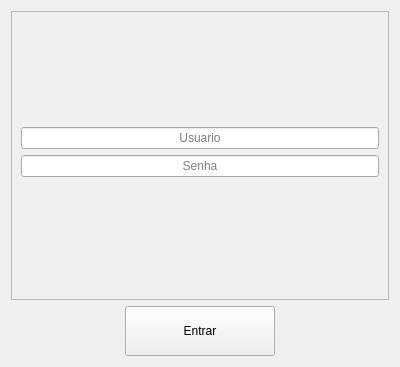
<?xml version="1.0" encoding="UTF-8"?>
<ui version="4.0">
 <class>Form</class>
 <widget class="QWidget" name="Form">
  <property name="geometry">
   <rect>
    <x>0</x>
    <y>0</y>
    <width>400</width>
    <height>367</height>
   </rect>
  </property>
  <property name="windowTitle">
   <string>Form</string>
  </property>
  <layout class="QVBoxLayout" name="verticalLayout_2">
   <item>
    <widget class="QFrame" name="frame">
     <property name="sizePolicy">
      <sizepolicy hsizetype="Preferred" vsizetype="Expanding">
       <horstretch>0</horstretch>
       <verstretch>0</verstretch>
      </sizepolicy>
     </property>
     <property name="frameShape">
      <enum>QFrame::StyledPanel</enum>
     </property>
     <property name="frameShadow">
      <enum>QFrame::Raised</enum>
     </property>
     <layout class="QHBoxLayout" name="horizontalLayout">
      <item>
       <layout class="QVBoxLayout" name="verticalLayout">
        <item>
         <widget class="QLabel" name="label_3">
          <property name="sizePolicy">
           <sizepolicy hsizetype="Preferred" vsizetype="Expanding">
            <horstretch>0</horstretch>
            <verstretch>0</verstretch>
           </sizepolicy>
          </property>
          <property name="minimumSize">
           <size>
            <width>0</width>
            <height>23</height>
           </size>
          </property>
          <property name="maximumSize">
           <size>
            <width>16777215</width>
            <height>100</height>
           </size>
          </property>
          <property name="text">
           <string/>
          </property>
         </widget>
        </item>
        <item>
         <widget class="QLineEdit" name="txt_usuario_log">
          <property name="alignment">
           <set>Qt::AlignCenter</set>
          </property>
          <property name="placeholderText">
           <string>Usuario</string>
          </property>
         </widget>
        </item>
        <item>
         <widget class="QLineEdit" name="txt_senha_log">
          <property name="echoMode">
           <enum>QLineEdit::Password</enum>
          </property>
          <property name="alignment">
           <set>Qt::AlignCenter</set>
          </property>
          <property name="placeholderText">
           <string>Senha</string>
          </property>
         </widget>
        </item>
        <item>
         <widget class="QLabel" name="label_4">
          <property name="text">
           <string/>
          </property>
         </widget>
        </item>
       </layout>
      </item>
     </layout>
    </widget>
   </item>
   <item>
    <layout class="QHBoxLayout" name="horizontalLayout_2">
     <item>
      <widget class="QLabel" name="label">
       <property name="text">
        <string/>
       </property>
      </widget>
     </item>
     <item>
      <widget class="QPushButton" name="btn_entrar">
       <property name="sizePolicy">
        <sizepolicy hsizetype="Minimum" vsizetype="Maximum">
         <horstretch>0</horstretch>
         <verstretch>0</verstretch>
        </sizepolicy>
       </property>
       <property name="minimumSize">
        <size>
         <width>150</width>
         <height>50</height>
        </size>
       </property>
       <property name="maximumSize">
        <size>
         <width>16777215</width>
         <height>50</height>
        </size>
       </property>
       <property name="text">
        <string>Entrar</string>
       </property>
      </widget>
     </item>
     <item>
      <widget class="QLabel" name="label_2">
       <property name="text">
        <string/>
       </property>
      </widget>
     </item>
    </layout>
   </item>
  </layout>
 </widget>
 <resources/>
 <connections/>
</ui>
